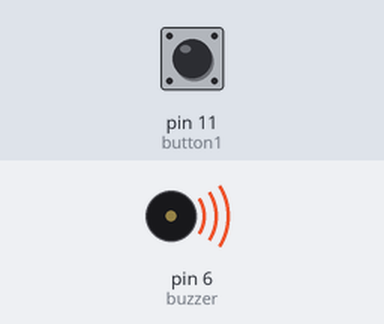
This sketch was run on a simulated Arduino Uno, built with avr-gcc and run on an emulated ATmega328P. Parts: buzzer (waves = sounding). The test bench sets the inputs (shaded band); at power-on: pin 11 (button1) HIGH.

Above: at 0.1 s.
Timing chart, 0 to 1.6 s (numbered marks = the images above):
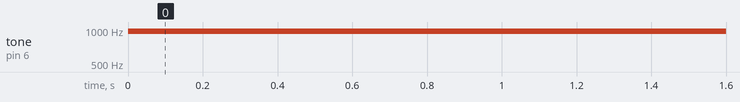

Measured:
- by itself, tone on pin 6 (buzzer): silent → 977 Hz at 0.00 s

The sketch:

AnalogPWM_PianoExample.ino
```cpp
int button1 = 11;
int button2 = 10;
int button3 = 9;
int button4 = 8;

int buzzer = 6;
int val = 0;
void setup() {
  // put your setup code here, to run once:
  pinMode(button1, INPUT_PULLUP);
  pinMode(button2, INPUT_PULLUP);
  pinMode(button3, INPUT_PULLUP);
  pinMode(button4, INPUT_PULLUP);
  pinMode(buzzer, OUTPUT);
  Serial.begin(9600);
}

void loop() {
  // put your main code here, to run repeatedly:
  if(digitalRead(button1))
  {
    analogWrite(buzzer, 40);
  }

  else if(digitalRead(button2))
  {
    analogWrite(buzzer, 80);
  }

  else if(digitalRead(button3))
  {
    analogWrite(buzzer, 180);
  }

  else if(digitalRead(button4))
  {
    analogWrite(buzzer, 250);
  }
  else
  {
    analogWrite(buzzer, 0);
  }

}
```
